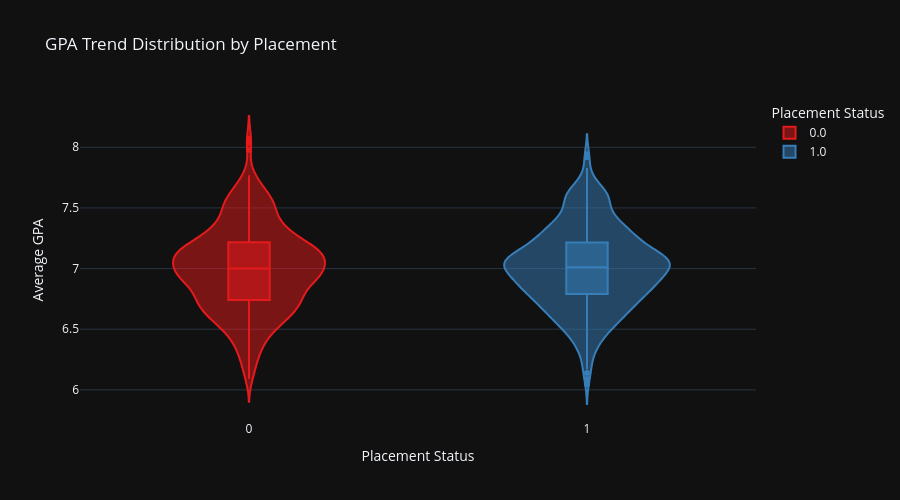

Write notebook code for a chart like this one.
### Markdown cell above
### 4. Violin Plot – GPA Trend Distribution by Placement

### Code cell
fig = px.violin(df_eda, x='Placement Status', y='Average GPA',
                title='GPA Trend Distribution by Placement',
                color='Placement Status',
                color_discrete_sequence=px.colors.qualitative.Set1,
                box=True, points='outliers')
fig.update_layout(template='plotly_dark', height=500, font=dict(size=12))
fig.show()

### Figure 1 — Plotly figure (JSON) as saved in the notebook; plotly's stock layout.template omitted (floating-point values rounded to 4 significant figures; data arrays with more than 128 entries replaced by an {"elided": "..."} marker saying what was removed)
{"data": [{"alignmentgroup": "True", "box": {"visible": true}, "hovertemplate": "Placement Status=%{x}<br>Average GPA=%{y}<extra></extra>", "legendgroup": "0.0", "marker": {"color": "rgb(228,26,28)"}, "name": "0.0", "offsetgroup": "0.0", "orientation": "v", "points": "outliers", "scalegroup": "True", "showlegend": true, "type": "violin", "x": {"elided": "967 float values"}, "x0": " ", "xaxis": "x", "y": {"elided": "967 float values"}, "y0": " ", "yaxis": "y"}, {"alignmentgroup": "True", "box": {"visible": true}, "hovertemplate": "Placement Status=%{x}<br>Average GPA=%{y}<extra></extra>", "legendgroup": "1.0", "marker": {"color": "rgb(55,126,184)"}, "name": "1.0", "offsetgroup": "1.0", "orientation": "v", "points": "outliers", "scalegroup": "True", "showlegend": true, "type": "violin", "x": {"elided": "1032 float values"}, "x0": " ", "xaxis": "x", "y": {"elided": "1032 float values"}, "y0": " ", "yaxis": "y"}], "layout": {"font": {"size": 12}, "height": 500, "legend": {"title": {"text": "Placement Status"}, "tracegroupgap": 0}, "title": {"text": "GPA Trend Distribution by Placement"}, "violinmode": "overlay", "xaxis": {"anchor": "y", "categoryarray": [0, 1, null], "categoryorder": "array", "domain": [0, 1], "title": {"text": "Placement Status"}}, "yaxis": {"anchor": "x", "domain": [0, 1], "title": {"text": "Average GPA"}}}}
